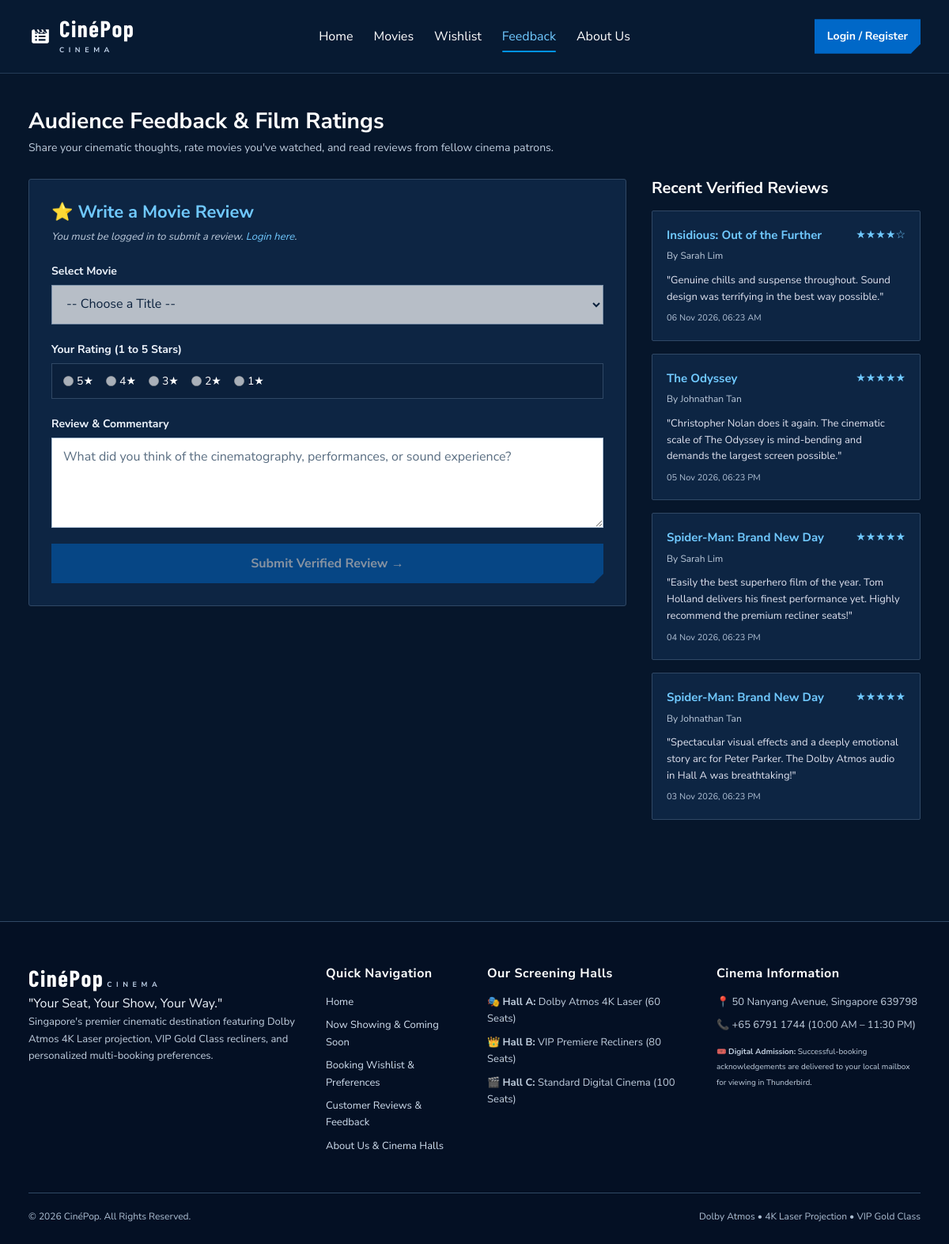
Page /feedback.php on the committed database.
### tables this page shows
CREATE TABLE `feedback` (
  `feedback_id` INT AUTO_INCREMENT PRIMARY KEY,
  `user_id` INT NOT NULL,
  `movie_id` INT NOT NULL,
  `rating` INT NOT NULL CHECK (`rating` BETWEEN 1 AND 5),
  `review_text` TEXT NOT NULL,
  `created_at` DATETIME DEFAULT CURRENT_TIMESTAMP,
  CONSTRAINT `fk_feedback_user` FOREIGN KEY (`user_id`) REFERENCES `users` (`user_id`) ON DELETE CASCADE,
  CONSTRAINT `fk_feedback_movie` FOREIGN KEY (`movie_id`) REFERENCES `movies` (`movie_id`) ON DELETE CASCADE
);

CREATE TABLE `movies` (
  `movie_id` INT AUTO_INCREMENT PRIMARY KEY,
  `title` VARCHAR(150) NOT NULL,
  `synopsis` TEXT NOT NULL,
  `genre` VARCHAR(100) NOT NULL,
  `duration_minutes` INT NOT NULL,
  `rating` VARCHAR(10) NOT NULL,  
  `director` VARCHAR(100) NOT NULL,
  `cast` VARCHAR(255) NOT NULL,
  `poster_image` VARCHAR(255) NOT NULL,
  `backdrop_image` VARCHAR(255) DEFAULT '',
  `trailer_url` VARCHAR(255) DEFAULT '',
  `status` ENUM('now_showing', 'coming_soon') DEFAULT 'now_showing',
  `release_date` DATE NOT NULL,
  `created_at` DATETIME DEFAULT CURRENT_TIMESTAMP
);

CREATE TABLE `users` (
  `user_id` INT AUTO_INCREMENT PRIMARY KEY,
  `full_name` VARCHAR(100) NOT NULL,
  `email` VARCHAR(120) NOT NULL UNIQUE,
  `phone` VARCHAR(20) NOT NULL,
  `date_of_birth` DATE NOT NULL,
  `password_hash` VARCHAR(255) NOT NULL,
  `role` ENUM('customer', 'admin') DEFAULT 'customer',
  `created_at` DATETIME DEFAULT CURRENT_TIMESTAMP
);

### includes/auth.php (called while the page is built, shortened)
<?php
function isLoggedIn() {
    return isset($_SESSION['user_id']) && !empty($_SESSION['user_id']);
}
?>

### feedback.php (the view, shortened to what this page needs)
<?php
require_once __DIR__ . '/includes/db_connect.php';
require_once __DIR__ . '/includes/auth.php';
$reviewsSql = "
    SELECT f.*, u.full_name, m.title AS movie_title, m.poster_image
    FROM feedback f
    JOIN users u ON f.user_id = u.user_id
    JOIN movies m ON f.movie_id = m.movie_id
    ORDER BY f.created_at DESC
    LIMIT 20
";
$reviewsResult = $conn->query($reviewsSql);
require_once __DIR__ . '/includes/header.php';
?>
<div class="section-header" style="margin-bottom: 28px;">
    <div>
        <h1 class="section-title">Audience Feedback & Film Ratings</h1>
        <p style="color: var(--color-text-muted); font-size: 14px; margin-top: 4px;">
            Share your cinematic thoughts, rate movies you've watched, and read reviews from fellow cinema patrons.
        </p>
    </div>
</div>
<div class="booking-layout">
    <div class="form-card" style="max-width: 100%; margin: 0; padding: 28px;">
        <h2 style="font-size: 22px; color: var(--color-primary-light); margin-bottom: 8px;">
            ⭐ Write a Movie Review
        </h2>
        <p style="font-size: 13px; color: var(--color-text-muted); margin-bottom: 20px;">
            <?php if (isLoggedIn()): ?>
                Posting as <strong><?php echo htmlspecialchars(getCurrentUserName()); ?></strong>
            <?php else: ?>
                <em>You must be logged in to submit a review. <a href="login.php?redirect=feedback.php">Login here</a>.</em>
            <?php endif; ?>
        </p>
        <form id="feedbackForm" method="POST" action="feedback.php" novalidate><?= csrfField() ?>
            <div class="form-group">
                <label class="form-label" for="movie_id">Select Movie</label>
                <select name="movie_id" id="movie_id" class="form-control" <?php echo !isLoggedIn() ? 'disabled' : ''; ?> required>
                    <option value="">-- Choose a Title --</option>
                </select>
            </div>
            <div class="form-group">
                <label class="form-label">Your Rating (1 to 5 Stars)</label>
                <div style="display: flex; gap: 16px; align-items: center; background: #0b203b; padding: 10px 14px; border-radius: var(--radius-sm); border: 1px solid var(--color-border);">
                    <?php for ($i = 5; $i >= 1; $i--): ?>
                        <label style="display: inline-flex; align-items: center; gap: 4px; cursor: pointer; color: #ffffff; font-size: 14px;">
                            <input type="radio" name="rating" value="<?php echo $i; ?>" style="accent-color: var(--color-primary);" <?php echo !isLoggedIn() ? 'disabled' : ''; ?> required>
                            <span><?php echo $i; ?>★</span>
                        </label>
                    <?php endfor; ?>
                </div>
            </div>
            <div class="form-group">
                <label class="form-label" for="review_text">Review & Commentary</label>
                <textarea id="review_text" name="review_text" class="form-control" rows="4" placeholder="What did you think of the cinematography, performances, or sound experience?" <?php echo !isLoggedIn() ? 'disabled' : ''; ?> required></textarea>
            </div>
            <button type="submit" class="btn btn--primary btn--block btn--lg" <?php echo !isLoggedIn() ? 'disabled style="opacity:0.5;"' : ''; ?>>
                Submit Verified Review &rarr;
            </button>
        </form>
    </div>
    <div>
        <h2 style="font-size: 20px; color: #ffffff; margin-bottom: 16px;">
            Recent Verified Reviews
        </h2>
        <?php if ($reviewsResult->num_rows > 0): ?>
            <div style="display: flex; flex-direction: column; gap: 16px;">
                <?php while ($r = $reviewsResult->fetch_assoc()): ?>
                    <div style="background: var(--color-bg-card); border: 1px solid var(--color-border); border-radius: var(--radius-md); padding: 18px;">
                        <div style="display: flex; justify-content: space-between; align-items: flex-start; margin-bottom: 8px;">
                            <div>
                                <strong style="color: var(--color-primary-light); font-size: 15px; display: block;">
                                    <?php echo htmlspecialchars($r['movie_title']); ?>
                                </strong>
                                <span style="font-size: 12px; color: var(--color-text-muted);">
                                    By <?php echo htmlspecialchars($r['full_name']); ?>
                                </span>
                            </div>
                            <span style="color: var(--color-primary-light); font-size: 14px;">
                                <?php echo str_repeat('★', (int)$r['rating']) . str_repeat('☆', 5 - (int)$r['rating']); ?>
                            </span>
                        </div>
                        <p style="color: #dfe2ef; font-size: 13px; line-height: 1.6; margin: 0;">
                            "<?php echo htmlspecialchars($r['review_text']); ?>"
                        </p>
                        <small style="color: var(--color-text-dim); display: block; margin-top: 8px; font-size: 11px;">
                            <?php echo date('d M Y, h:i A', strtotime($r['created_at'])); ?>
                        </small>
                    </div>
                <?php endwhile; ?>
            </div>
        <?php else: ?>
            <p style="color: var(--color-text-muted);">No reviews submitted yet. Be the first to share your thoughts!</p>
        <?php endif; ?>
    </div>
</div>
<?php require_once __DIR__ . '/includes/footer.php'; ?>

### css/styles.css (style rules this page uses)
:root { --color-bg-base: #06162b; --color-bg-surface: #0b203b; --color-bg-card: #0d2543; --color-bg-card-hover: #123457; --color-bg-glass: rgba(28, 31, 41, 0.75); --color-bg-elevated: #173b61; --color-primary: #0068c8; --color-primary-light: #70c9ff; --color-primary-dark: #0054a5; --color-primary-glow: rgba(0, 104, 200, 0.25); --color-text-main: #ffffff; --color-text-body: #dfe2ef; --color-text-muted: #bdcbdc; --color-text-dim: #6b7280; --color-border: #31353f; --color-border-glass: rgba(0, 104, 200, 0.2); --color-border-active: #70c9ff; --color-success: #10b981; --color-success-bg: rgba(16, 185, 129, 0.15); --color-warning: #f59e0b; --color-warning-bg: rgba(245, 158, 11, 0.15); --color-danger: #ef4444; --color-danger-bg: rgba(239, 68, 68, 0.15); --font-heading: 'Playfair Display', Georgia, serif; --font-body: 'Inter', system-ui, -apple-system, sans-serif; --radius-sm: 4px; --radius-md: 8px; --radius-lg: 12px; --radius-full: 9999px; --shadow-card: 0 8px 32px 0 rgba(0, 0, 0, 0.5); --shadow-glow: 0 0 20px rgba(0, 104, 200, 0.35); --transition-fast: 0.2s ease; --transition-normal: 0.3s cubic-bezier(0.4, 0, 0.2, 1); }
*, *::before, *::after { box-sizing: border-box; margin: 0; padding: 0; }
body { background-color: var(--color-bg-base); color: var(--color-text-body); font-family: var(--font-body); font-size: 15px; line-height: 1.6; min-height: 100vh; display: flex; flex-direction: column; overflow-x: hidden; -webkit-font-smoothing: antialiased; }
h1, h2, h3, h4, h5, h6 { font-family: var(--font-heading); color: var(--color-text-main); letter-spacing: -0.01em; font-weight: 700; }
a { color: var(--color-primary-light); text-decoration: none; transition: color var(--transition-fast); }
.btn { display: inline-flex; align-items: center; justify-content: center; gap: 8px; font-family: var(--font-body); font-size: 14px; font-weight: 600; padding: 10px 20px; border-radius: var(--radius-sm); border: 1px solid transparent; cursor: pointer; text-decoration: none; transition: all var(--transition-normal); }
.btn--primary { background: var(--color-primary); color: #06162b; border-color: var(--color-primary); box-shadow: 0 4px 14px rgba(0, 104, 200, 0.3); }
.btn--lg { padding: 14px 28px; font-size: 16px; }
.btn--block { display: flex; width: 100%; }
.section-header { display: flex; align-items: flex-end; justify-content: space-between; margin-bottom: 24px; border-bottom: 1px solid var(--color-border); padding-bottom: 12px; }
.section-title { font-size: 26px; display: flex; align-items: center; gap: 10px; }
.section-title::before { content: ''; width: 4px; height: 24px; background: var(--color-primary-light); border-radius: 2px; display: inline-block; }
.form-card { background: var(--color-bg-card); border: 1px solid var(--color-border-glass); border-radius: var(--radius-lg); padding: 36px 32px; box-shadow: var(--shadow-card); max-width: 600px; margin: 0 auto; }
.form-group { margin-bottom: 20px; display: flex; flex-direction: column; position: relative; }
.form-label { font-size: 13px; font-weight: 600; color: #ffffff; margin-bottom: 6px; display: flex; justify-content: space-between; }
.form-control { width: 100%; background: #0b203b; border: 1px solid var(--color-border); border-radius: var(--radius-sm); color: #ffffff; padding: 12px 14px; font-family: var(--font-body); font-size: 14px; transition: all var(--transition-fast); }
.booking-layout { display: grid; grid-template-columns: 1fr 340px; gap: 32px; align-items: start; }

### rows in the picture
feedback: movie.title "Insidious: Out of the Further", user.full_name "Sarah Lim", rating "★★★★", rating "☆", review_text "Genuine chills and suspense throughout. Sound design was terrifying in the best way possible.", created_at "06 Nov 2026, 06:23 AM"
feedback: movie.title "The Odyssey", user.full_name "Johnathan Tan", rating "★★★★★", review_text "Christopher Nolan does it again. The cinematic scale of The Odyssey is mind-bending and demands the largest screen possible.", created_at "05 Nov 2026, 06:23 PM"
feedback: movie.title "Spider-Man: Brand New Day", user.full_name "Sarah Lim", rating "★★★★★", review_text "Easily the best superhero film of the year. Tom Holland delivers his finest performance yet. Highly recommend the premium recliner seats!", created_at "04 Nov 2026, 06:23 PM"
feedback: movie.title "Spider-Man: Brand New Day", user.full_name "Johnathan Tan", rating "★★★★★", review_text "Spectacular visual effects and a deeply emotional story arc for Peter Parker. The Dolby Atmos audio in Hall A was breathtaking!", created_at "03 Nov 2026, 06:23 PM"
